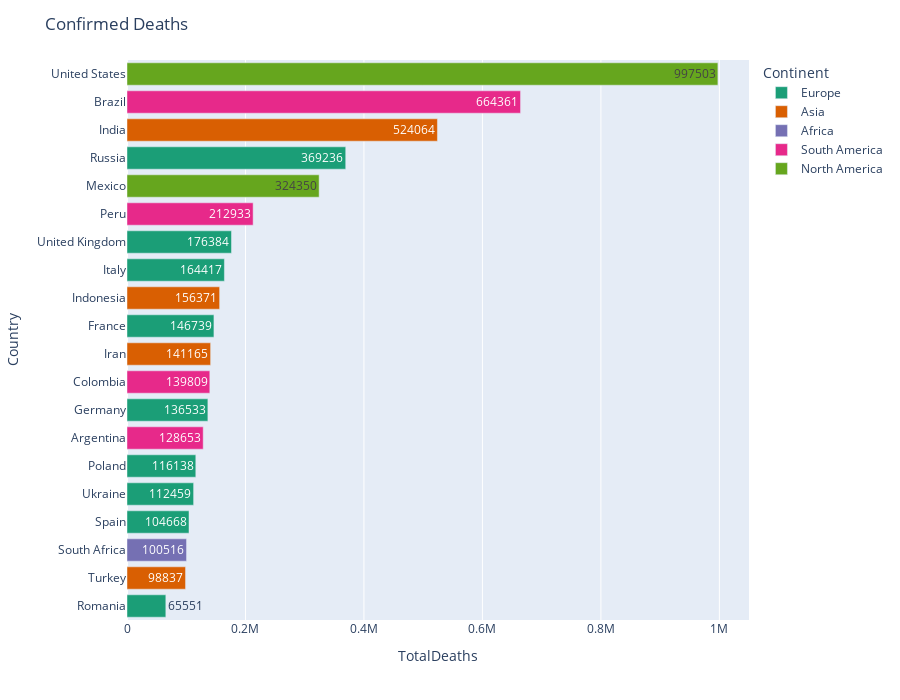

Notebook cell for this chart:
### Markdown cell above
##### Top 20 nước có tổng số ca tử vong nhiều nhất

### Code cell
covid_df_group = covid_df.copy()
covid_df_group = covid_df_group.groupby(by='Location').agg({'Location' : 'first','Continent' : 'first', 'TotalDeaths': 'max'})
covid_df_group = covid_df_group[covid_df_group.Continent != 0]

plot_hbar(covid_df_group, 'TotalDeaths', 20, 'Confirmed Deaths')

### Figure 1 — Plotly figure (JSON) as saved in the notebook; plotly's stock layout.template omitted (floating-point values rounded to 4 significant figures)
{"data": [{"alignmentgroup": "True", "hovertemplate": "Continent=Europe<br>TotalDeaths=%{text}<br>Location=%{y}<extra></extra>", "legendgroup": "Europe", "marker": {"color": "rgb(27,158,119)", "pattern": {"shape": ""}}, "name": "Europe", "offsetgroup": "Europe", "orientation": "h", "showlegend": true, "text": [65551, 104668, 112459, 116138, 136533, 146739, 164417, 176384, 369236], "textposition": "auto", "type": "bar", "x": [65551, 104668, 112459, 116138, 136533, 146739, 164417, 176384, 369236], "xaxis": "x", "y": ["Romania", "Spain", "Ukraine", "Poland", "Germany", "France", "Italy", "United Kingdom", "Russia"], "yaxis": "y"}, {"alignmentgroup": "True", "hovertemplate": "Continent=Asia<br>TotalDeaths=%{text}<br>Location=%{y}<extra></extra>", "legendgroup": "Asia", "marker": {"color": "rgb(217,95,2)", "pattern": {"shape": ""}}, "name": "Asia", "offsetgroup": "Asia", "orientation": "h", "showlegend": true, "text": [98837, 141165, 156371, 524064], "textposition": "auto", "type": "bar", "x": [98837, 141165, 156371, 524064], "xaxis": "x", "y": ["Turkey", "Iran", "Indonesia", "India"], "yaxis": "y"}, {"alignmentgroup": "True", "hovertemplate": "Continent=Africa<br>TotalDeaths=%{text}<br>Location=%{y}<extra></extra>", "legendgroup": "Africa", "marker": {"color": "rgb(117,112,179)", "pattern": {"shape": ""}}, "name": "Africa", "offsetgroup": "Africa", "orientation": "h", "showlegend": true, "text": [100516], "textposition": "auto", "type": "bar", "x": [100516], "xaxis": "x", "y": ["South Africa"], "yaxis": "y"}, {"alignmentgroup": "True", "hovertemplate": "Continent=South America<br>TotalDeaths=%{text}<br>Location=%{y}<extra></extra>", "legendgroup": "South America", "marker": {"color": "rgb(231,41,138)", "pattern": {"shape": ""}}, "name": "South America", "offsetgroup": "South America", "orientation": "h", "showlegend": true, "text": [128653, 139809, 212933, 664361], "textposition": "auto", "type": "bar", "x": [128653, 139809, 212933, 664361], "xaxis": "x", "y": ["Argentina", "Colombia", "Peru", "Brazil"], "yaxis": "y"}, {"alignmentgroup": "True", "hovertemplate": "Continent=North America<br>TotalDeaths=%{text}<br>Location=%{y}<extra></extra>", "legendgroup": "North America", "marker": {"color": "rgb(102,166,30)", "pattern": {"shape": ""}}, "name": "North America", "offsetgroup": "North America", "orientation": "h", "showlegend": true, "text": [324350, 997503], "textposition": "auto", "type": "bar", "x": [324350, 997503], "xaxis": "x", "y": ["Mexico", "United States"], "yaxis": "y"}], "layout": {"barmode": "relative", "height": 700, "legend": {"title": {"text": "Continent"}, "tracegroupgap": 0}, "margin": {"t": 60}, "title": {"text": "Confirmed Deaths"}, "uniformtext": {"minsize": 8, "mode": "hide"}, "xaxis": {"anchor": "y", "domain": [0, 1], "title": {"text": "TotalDeaths"}}, "yaxis": {"anchor": "x", "categoryorder": "total ascending", "domain": [0, 1], "title": {"text": "Country"}}}}
